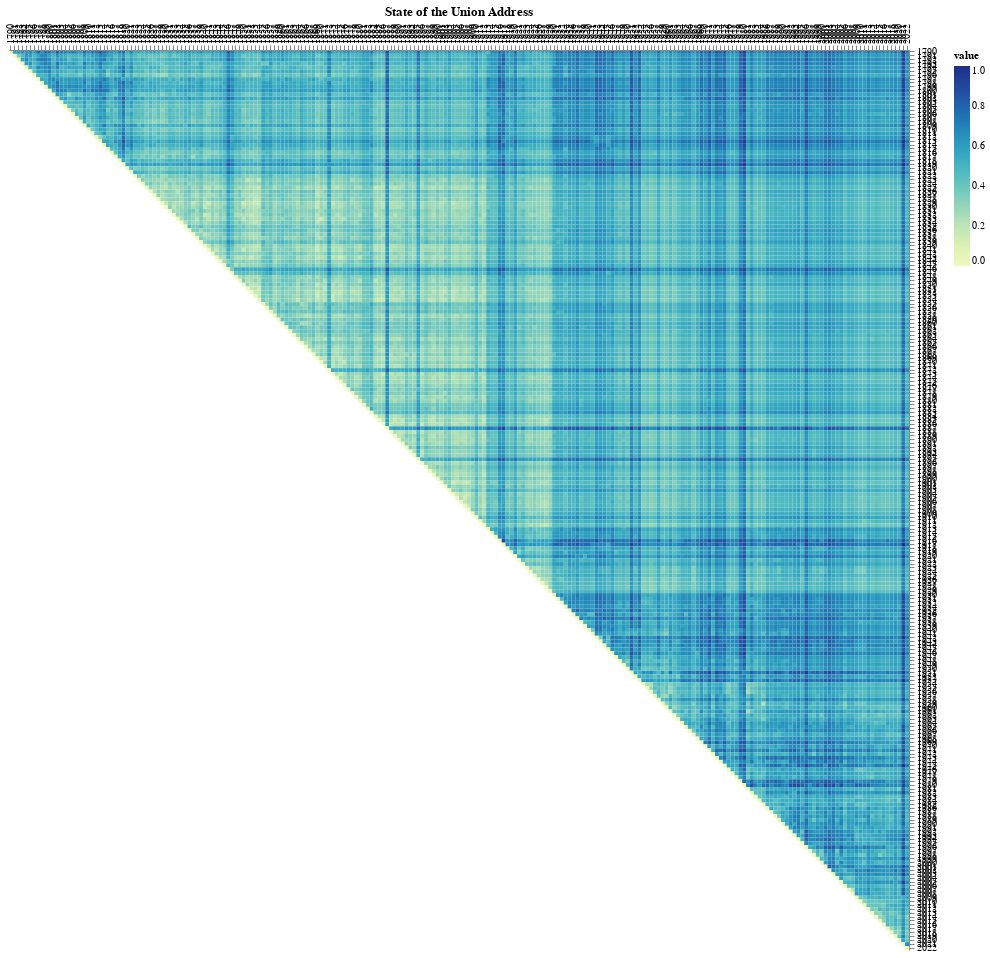

The notebook cell saved with this chart:
### Code cell
freq = pd.read_csv(f"data/sotu/np_freq/0.csv")
corpus = Corpus(freq)
dvr = corpus.create_dvr(equally_weighted=True)
sigs = corpus.create_signatures(distance="JSD", alpha=0.5, sig_length=10)
sockpuppet_matrix(sockpuppet_distance(corpus, corpus, heuristic=False)).properties(
    title=("State of the Union Address")
).configure_axis(title=None).properties(width=900, height=900)
# save(
#     f"results/sotu/jsd_sotu_sockpuppets.html"
# )
# sigs[1].to_csv("results/sotu/top_30_most_changing_distance.csv")

### Figure 1 — Vega-Lite specification as saved in the notebook (floating-point values rounded to 4 significant figures; data arrays with more than 128 entries replaced by an {"elided": "..."} marker saying what was removed)
{"config": {"view": {"continuousWidth": 400, "continuousHeight": 300, "strokeWidth": 0}, "axis": {"title": null}}, "data": {"name": "data-c1167b4a257c23d8367050126e56ee9c"}, "mark": "rect", "encoding": {"color": {"field": "value", "scale": {"scheme": "yellowgreenblue"}, "type": "quantitative"}, "x": {"axis": {"orient": "top"}, "field": "Corpus 1", "sort": null, "type": "ordinal"}, "y": {"axis": {"orient": "right"}, "field": "Corpus 2", "sort": null, "type": "ordinal"}}, "height": 900, "title": "State of the Union Address", "width": 900, "$schema": "https://vega.github.io/schema/vega-lite/v4.17.0.json", "datasets": {"data-c1167b4a257c23d8367050126e56ee9c": {"elided": "27028 records"}}}
